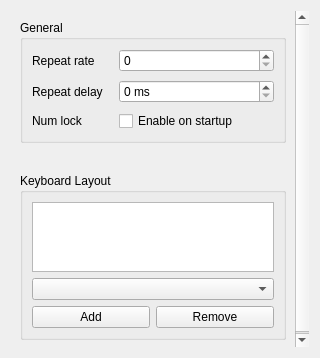
<?xml version="1.0" encoding="UTF-8"?>
<ui version="4.0">
 <class>pageKeyboard</class>
 <widget class="QWidget" name="pageKeyboard">
  <layout class="QVBoxLayout" name="verticalLayout">
   <item>
    <widget class="QScrollArea" name="scrollArea">
     <property name="frameShape">
      <enum>QFrame::Shape::NoFrame</enum>
     </property>
     <property name="widgetResizable">
      <bool>true</bool>
     </property>
     <widget class="QWidget" name="scrollAreaWidgetContents">
      <layout class="QVBoxLayout" name="main_layout">
       <property name="spacing">
        <number>30</number>
       </property>
       <!-- General Settings -->
       <item>
        <widget class="QGroupBox" name="groupBox_General">
         <property name="title">
          <string>General</string>
         </property>
         <layout class="QGridLayout" name="other_settings" columnstretch="0,1">
          <property name="horizontalSpacing">
           <number>16</number>
          </property>
          <property name="verticalSpacing">
           <number>8</number>
          </property>
          <item row="0" column="0">
           <widget class="QLabel" name="label">
            <property name="text">
             <string>Repeat rate</string>
            </property>
           </widget>
          </item>
          <item row="0" column="1">
           <widget class="QSpinBox" name="repeatRate"/>
          </item>
          <item row="1" column="0">
           <widget class="QLabel" name="label_2">
            <property name="text">
             <string>Repeat delay</string>
            </property>
           </widget>
          </item>
          <item row="1" column="1">
           <widget class="QSpinBox" name="repeatDelay">
            <property name="enabled">
             <bool>true</bool>
            </property>
            <property name="suffix">
             <string> ms</string>
            </property>
            <property name="maximum">
             <number>999</number>
            </property>
           </widget>
          </item>
          <item row="2" column="0">
           <widget class="QLabel" name="label_3">
            <property name="text">
             <string>Num lock</string>
            </property>
           </widget>
          </item>
          <item row="2" column="1">
           <widget class="QCheckBox" name="numlock">
            <property name="text">
             <string>Enable on startup</string>
            </property>
           </widget>
          </item>
         </layout>
        </widget>
       </item>
       <!-- Keyboard Layout -->
       <item>
        <widget class="QGroupBox" name="groupBox_keyboardLayout">
         <property name="title">
          <string>Keyboard Layout</string>
         </property>
         <layout class="QGridLayout" name="gridLayout_2">
          <item row="0" column="0" colspan="2">
           <widget class="QListView" name="layoutView"/>
          </item>
          <item row="1" column="0" colspan="2">
           <widget class="QComboBox" name="layoutCombo"/>
          </item>
          <item row="2" column="0">
           <widget class="QPushButton" name="layoutAdd">
            <property name="text">
             <string>Add</string>
            </property>
           </widget>
          </item>
          <item row="2" column="1">
           <widget class="QPushButton" name="layoutRemove">
            <property name="text">
             <string>Remove</string>
            </property>
           </widget>
          </item>
         </layout>
        </widget>
       </item>
       <!-- Bottom Spacer -->
       <item>
        <spacer name="bottomSpacer">
         <property name="orientation">
          <enum>Qt::Orientation::Vertical</enum>
         </property>
         <property name="sizeHint" stdset="0">
          <size>
           <width>0</width>
           <height>0</height>
          </size>
         </property>
        </spacer>
       </item>
      </layout>
     </widget>
    </widget>
   </item>
  </layout>
 </widget>
 <resources/>
 <connections/>
</ui>
